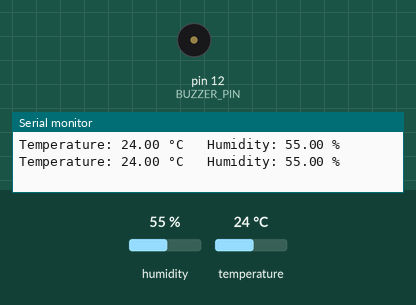
The sketch below on a simulated Arduino Uno, built with avr-gcc and run on an emulated ATmega328P. On the bench: buzzer (waves = sounding), the last lines printed to the serial monitor. Inputs (shaded band) come from the test bench; at power-on: temperature 24 °C, humidity 55 %.

Above: at 2.8 s.
2.9 s: temperature set to 39.2 °C
5.6 s: temperature set to 40.3 °C
At 6.7 s:
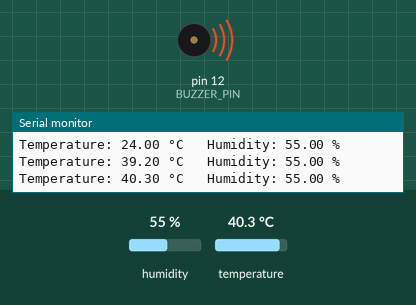
Timing chart, 0 to 8.6 s (numbered marks = the images above; inputs shaded):
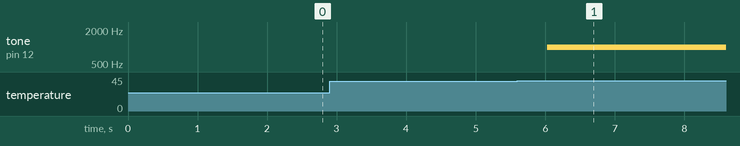

The sketch:

sketch.ino
```cpp
#include <DHT.h>

#define DHTPIN 10         // DHT22 data pin
#define DHTTYPE DHT22

#define BUZZER_PIN 12    // Buzzer pin

DHT dht(DHTPIN, DHTTYPE);

const float TEMP_LIMIT = 40.0;   // Alarm temperature (°C)

void setup() {
  Serial.begin(9600);

  pinMode(BUZZER_PIN, OUTPUT);
  digitalWrite(BUZZER_PIN, LOW);

  dht.begin();
}

void loop() {
  float temperature = dht.readTemperature();
  float humidity = dht.readHumidity();

  if (isnan(temperature) || isnan(humidity)) {
    Serial.println("Failed to read from DHT22!");
    delay(2000);
    return;
  }

  Serial.print("Temperature: ");
  Serial.print(temperature);
  Serial.print(" °C");

  Serial.print("   Humidity: ");
  Serial.print(humidity);
  Serial.println(" %");

  if (temperature >= TEMP_LIMIT) {
    tone(BUZZER_PIN, 1000);   // Alarm ON
  } else {
    noTone(BUZZER_PIN);       // Alarm OFF
  }

  delay(2000);
}
```

Measured:
- the behaviour switches between 39.9 and 40 °C on temperature (found by bisection; images 0 and 1)
- after the input at 5.6 s, tone on pin 12 (BUZZER_PIN): silent → 1000 Hz after 0.43 s
